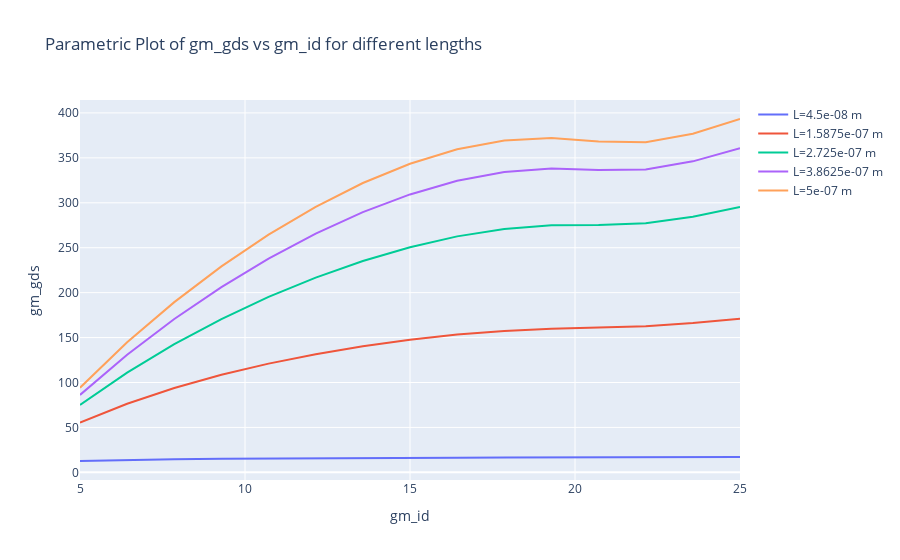

Notebook code cell kept with this figure:
### Markdown cell above
## Generic Code

Life is too short to change specifics as well as keep on creating redundant templates.
You can change `outvar` to `gm_cgg`,`gds_id` or any valid ratio.
Uncomment `length_sweep` variables to get get usable graphs for design and to better observe tradeoffs.

### Code cell
outvar = "gm_gds"
gm_id_sweep = np.linspace(5,25,15)
length_sweep = np.linspace(L_MIN, 500e-09, 5)
# length_sweep = np.linspace(L_MIN, L_MAX, 15)
# length_sweep = np.linspace(500e-09, L_MAX, 15)

y = np.array([look_up(nmos, outvar, gm_id=gm_id_sweep, length=length) for length in length_sweep])
fig = go.Figure()

for idx, length in enumerate(length_sweep):
    fig.add_trace(go.Scatter(x=gm_id_sweep, y=y[idx], mode='lines', name=f'L={length} m'))

fig.update_layout(title=f'Parametric Plot of {outvar} vs gm_id for different lengths', xaxis_title='gm_id', yaxis_title=f'{outvar}')
fig.show()

### Figure 1 — Plotly figure (JSON) as saved in the notebook; plotly's stock layout.template omitted (floating-point values rounded to 4 significant figures)
{"data": [{"mode": "lines", "name": "L=4.5e-08 m", "type": "scatter", "x": [5, 6.429, 7.857, 9.286, 10.71, 12.14, 13.57, 15, 16.43, 17.86, 19.29, 20.71, 22.14, 23.57, 25], "y": [12.64, 13.75, 14.49, 15.01, 15.4, 15.71, 15.96, 16.16, 16.33, 16.47, 16.59, 16.7, 16.83, 16.97, 17.13]}, {"mode": "lines", "name": "L=1.5875e-07 m", "type": "scatter", "x": [5, 6.429, 7.857, 9.286, 10.71, 12.14, 13.57, 15, 16.43, 17.86, 19.29, 20.71, 22.14, 23.57, 25], "y": [55.34, 76.34, 93.82, 108.5, 121.0, 131.5, 140.4, 147.6, 153.3, 157.4, 159.8, 160.9, 162.5, 166.2, 171.0]}, {"mode": "lines", "name": "L=2.725e-07 m", "type": "scatter", "x": [5, 6.429, 7.857, 9.286, 10.71, 12.14, 13.57, 15, 16.43, 17.86, 19.29, 20.71, 22.14, 23.57, 25], "y": [74.91, 110.9, 142.6, 170.6, 195.2, 216.7, 235.2, 250.6, 262.6, 270.9, 275.0, 275.4, 277.1, 284.4, 295.3]}, {"mode": "lines", "name": "L=3.8625e-07 m", "type": "scatter", "x": [5, 6.429, 7.857, 9.286, 10.71, 12.14, 13.57, 15, 16.43, 17.86, 19.29, 20.71, 22.14, 23.57, 25], "y": [86.19, 130.9, 170.7, 206.2, 237.9, 265.6, 289.6, 309.3, 324.6, 334.4, 338.2, 336.5, 337.0, 346.1, 360.8]}, {"mode": "lines", "name": "L=5e-07 m", "type": "scatter", "x": [5, 6.429, 7.857, 9.286, 10.71, 12.14, 13.57, 15, 16.43, 17.86, 19.29, 20.71, 22.14, 23.57, 25], "y": [94.14, 144.7, 189.4, 229.2, 264.6, 295.5, 322.0, 343.4, 359.6, 369.4, 372.0, 368.3, 367.3, 376.9, 393.2]}], "layout": {"title": {"text": "Parametric Plot of gm_gds vs gm_id for different lengths"}, "xaxis": {"title": {"text": "gm_id"}}, "yaxis": {"title": {"text": "gm_gds"}}}}
